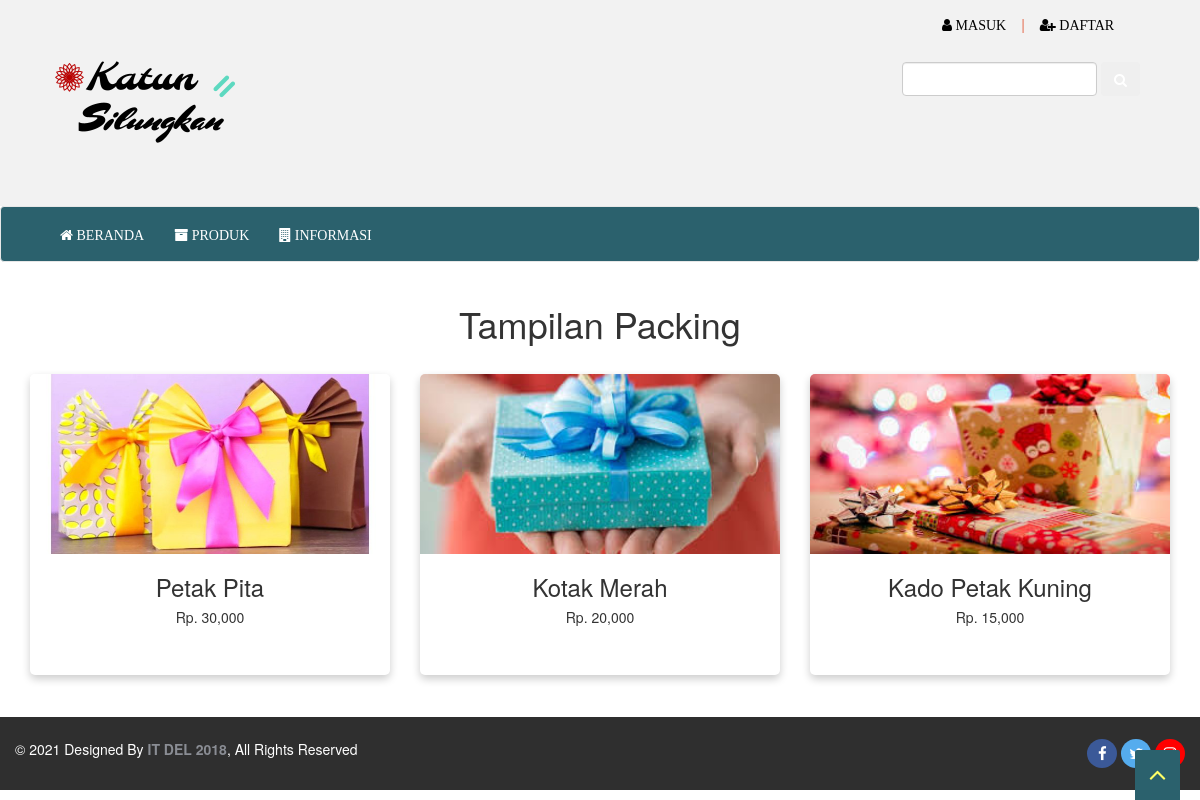
Page /packing.php on the committed database.
### tables this page shows
CREATE TABLE `packing` (
  `id_packing` int(11) NOT NULL,
  `jenis_packing` varchar(100) NOT NULL,
  `tarif_packing` int(11) NOT NULL,
  `foto_packing` varchar(200) NOT NULL
);

### packing.php (the view, shortened to what this page needs)
<!DOCTYPE html>
<html lang="en">
	<head>
		<link rel="stylesheet" href="css/febi.css">
		<link rel="stylesheet" href="css/animate.css">
		<link rel="stylesheet" href="css/font-awesome.css">
		<link rel="stylesheet" href="css/bootstrap.min.css" >
		<link rel="stylesheet" href="css/jquery.bxslider.css">
	</head>
	<body>
		<?php
			require_once(dirname(__FILE__).'/commons/header.php');
		?>
		<?php
			require_once(dirname(__FILE__).'/commons/menubar.php');
		?>
<section class="konten">
	<div class="container">
		<center><h1>Tampilan Packing</h1>
		<div class="row">
			<?php $ambil = $koneksi->query("SELECT * FROM packing"); ?>
			<?php while($perproduk = $ambil->fetch_assoc()) { ?>
			<div class="col-md-4">
				<br>
				<div class="card">
					<img src="foto_packing/<?php echo $perproduk['foto_packing']; ?>" alt="">
					<div class="caption">
						<h3><?php echo $perproduk['jenis_packing']; ?></h3>
						<h5>Rp. <?php echo number_format($perproduk['tarif_packing']); ?></h5>
						<br><br>
					</div>
				</div>
			</div>
			<?php } ?>
		</div>
		</center
	</div>
</section>
<br><br>
<?php
			require_once(dirname(__FILE__).'/commons/footer.php');
		?>
		<a href="#" class="scrollup"><i class="fa fa-angle-up fa-2x active"></i></a>
</body>
</html>

### css/febi.css (style rules this page uses)
body { font-family:Georgia, Times, serif; font-size:14px; font-weight:300; line-height:1.6em; color:#333; }
h1,h2,h3,h4,h5,h6 { color:#333; line-height:1.1em; }
a { text-decoration:none; transition: all 0.1s ease-in-out; -moz-transition: all 0.1s ease-in-out; -webkit-transition: all 0.1s ease-in-out; -o-transition: all 0.1s ease-in-out; outline: none; color:#333; }
.card { box-shadow: 0 4px 8px 0 rgba(0,0,0,0.2); transition: 0.3s; border-radius: 5px; text-align:center; background: #ffffff; }
.card img { height: 180px; }
.container { padding: 2px 16px; }
.card img { border-radius: 5px 5px 0 0; width:100%; }
.scrollup { position:fixed; width:32px; height:32px; bottom:0px; right:20px; background: #2B616D; -webkit-border-radius: 2px 2px 0 0; -moz-border-radius: 2px 2px 0 0; border-radius: 2px 2px 0 0; }
a.scrollup { outline:0; text-align: center; width:45px; height:50px; }
a.scrollup i { margin-top: 10px; color: #ff6; }
.konten { text-align:justify; }
.inner-footer ul li,a { list-style:none; }

### rows in the picture
packing: foto_packing (picture), jenis_packing "Petak Pita", tarif_packing "30,000"
packing: foto_packing (picture), jenis_packing "Kotak Merah", tarif_packing "20,000"
packing: foto_packing (picture), jenis_packing "Kado Petak Kuning", tarif_packing "15,000"
